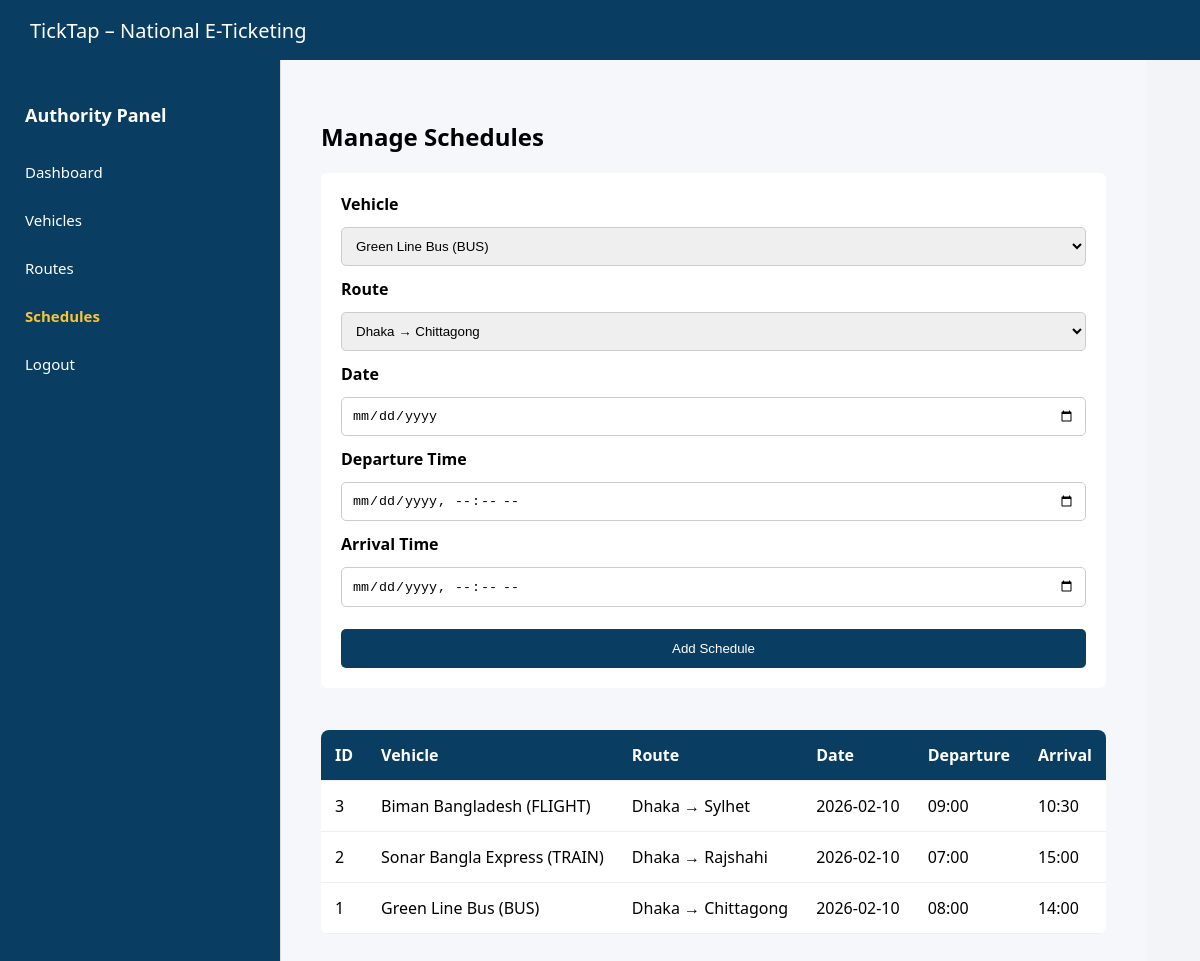
/ui/authority/schedule.php (signed in), run on the app's committed database.
### tables this page shows
CREATE TABLE schedule (
    schedule_id INT PRIMARY KEY AUTO_INCREMENT,
    vehicle_id INT NOT NULL,
    route_id INT NOT NULL,
    departure_time DATETIME NOT NULL,
    arrival_time DATETIME NOT NULL,
    schedule_date DATE NOT NULL,
    FOREIGN KEY (vehicle_id) REFERENCES vehicle(vehicle_id),
    FOREIGN KEY (route_id) REFERENCES route(route_id)
);

CREATE TABLE vehicle (
    vehicle_id INT PRIMARY KEY AUTO_INCREMENT,
    authority_id INT NOT NULL,
    vehicle_type ENUM('BUS','TRAIN','FLIGHT') NOT NULL,
    vehicle_name VARCHAR(100),
    total_seats INT NOT NULL,
    FOREIGN KEY (authority_id) REFERENCES transport_authority(authority_id)
);

CREATE TABLE station (
    station_id INT PRIMARY KEY AUTO_INCREMENT,
    name VARCHAR(100) NOT NULL,
    city VARCHAR(100) NOT NULL
);

### ui/authority/schedule.php (the view, shortened to what this page needs)
<?php
include "../../backend/db.php";
$vehicles = $conn->query("
    SELECT vehicle_id, vehicle_name, vehicle_type
    FROM vehicle
");
$routes = $conn->query("
    SELECT
        r.route_id,
        s1.name AS source,
        s2.name AS destination
    FROM route r
    JOIN station s1 ON r.source_station_id = s1.station_id
    JOIN station s2 ON r.destination_station_id = s2.station_id
");
$schedules = $conn->query("
    SELECT
        sc.schedule_id,
        v.vehicle_name,
        v.vehicle_type,
        s1.name AS source,
        s2.name AS destination,
        sc.schedule_date,
        sc.departure_time,
        sc.arrival_time
    FROM schedule sc
    JOIN vehicle v ON sc.vehicle_id = v.vehicle_id
    JOIN route r ON sc.route_id = r.route_id
    JOIN station s1 ON r.source_station_id = s1.station_id
    JOIN station s2 ON r.destination_station_id = s2.station_id
    ORDER BY sc.schedule_id DESC
");
include ROOT_PATH . "/ui/common/layout-header.php";
?>
<div class="dashboard-layout">
<aside class="sidebar">
    <h3 class="sidebar-title">Authority Panel</h3>
    <a href="dashboard.php">Dashboard</a>
    <a href="vehicle.php">Vehicles</a>
    <a href="route.php">Routes</a>
    <a href="schedule.php" class="active">Schedules</a>
    <a href="../auth/logout.php">Logout</a>
</aside>
<main class="dashboard-content">
<h2>Manage Schedules</h2>
<div class="card">
<form method="POST">
    <label>Vehicle</label>
    <select name="vehicle_id" required>
        <?php while ($v = $vehicles->fetch_assoc()): ?>
            <option value="<?= $v['vehicle_id'] ?>">
                <?= $v['vehicle_name'] ?> (<?= $v['vehicle_type'] ?>)
            </option>
        <?php endwhile; ?>
    </select>
    <label>Route</label>
    <select name="route_id" required>
        <?php while ($r = $routes->fetch_assoc()): ?>
            <option value="<?= $r['route_id'] ?>">
                <?= $r['source'] ?> → <?= $r['destination'] ?>
            </option>
        <?php endwhile; ?>
    </select>
    <label>Date</label>
    <input type="date" name="schedule_date" required>
    <label>Departure Time</label>
    <input type="datetime-local" name="departure_time" required>
    <label>Arrival Time</label>
    <input type="datetime-local" name="arrival_time" required>
    <button>Add Schedule</button>
</form>
</div>
<br>
<table class="data-table">
<tr>
    <th>ID</th>
    <th>Vehicle</th>
    <th>Route</th>
    <th>Date</th>
    <th>Departure</th>
    <th>Arrival</th>
</tr>
<?php while ($s = $schedules->fetch_assoc()): ?>
<tr>
    <td><?= $s['schedule_id'] ?></td>
    <td><?= $s['vehicle_name'] ?> (<?= $s['vehicle_type'] ?>)</td>
    <td><?= $s['source'] ?> → <?= $s['destination'] ?></td>
    <td><?= $s['schedule_date'] ?></td>
    <td><?= date('H:i', strtotime($s['departure_time'])) ?></td>
    <td><?= date('H:i', strtotime($s['arrival_time'])) ?></td>
</tr>
<?php endwhile; ?>
</table>
</main>
</div>
<?php include ROOT_PATH . "/ui/common/layout-footer.php"; ?>

### ui/common/style.css (style rules this page uses)
body { margin: 0; font-family: "Segoe UI", Arial; background: #f2f4f7; }
.sidebar { width: 240px; background: #ffffff; border-right: 1px solid #ddd; padding: 20px; }
.sidebar a { display: block; padding: 12px; margin-bottom: 8px; text-decoration: none; color: #333; border-radius: 4px; }
.card { background: white; padding: 20px; border-radius: 6px; margin-bottom: 20px; }
table { width: 100%; border-collapse: collapse; }
th, td { padding: 12px; border-bottom: 1px solid #ddd; }
button { padding: 8px 14px; background: #0a3d62; color: white; border: none; border-radius: 4px; }
.dashboard-layout { display: flex; min-height: calc(100vh - 120px); }
.sidebar { width: 230px; background: #0a3d62; padding: 25px; color: white; }
.sidebar-title { margin-bottom: 25px; font-size: 18px; }
.sidebar a { display: block; color: white; text-decoration: none; padding: 10px 0; font-size: 15px; }
.sidebar a:hover, .sidebar a.active { font-weight: bold; color: #fbc531; }
.dashboard-content { flex: 1; padding: 40px; background: #f5f7fa; }
.data-table { width: 100%; border-collapse: collapse; background: white; border-radius: 8px; overflow: hidden; }
.data-table th, .data-table td { padding: 14px; border-bottom: 1px solid #eee; text-align: left; }
.data-table th { background: #0a3d62; color: white; }
.card form { display: grid; grid-template-columns: 1fr; gap: 12px; }
.card label { font-weight: 600; }
.card input, .card select { padding: 10px; border-radius: 5px; border: 1px solid #ccc; }
.card button { margin-top: 10px; padding: 12px; background: #0a3d62; color: white; border: none; border-radius: 5px; cursor: pointer; }

### data on the page
schedule: schedule_id "3", vehicle.vehicle_name "Biman Bangladesh", vehicle.vehicle_type "FLIGHT", station.name "Dhaka", station.name "Sylhet", schedule_date "2026-02-10", departure_time "09:00", arrival_time "10:30"
schedule: schedule_id "2", vehicle.vehicle_name "Sonar Bangla Express", vehicle.vehicle_type "TRAIN", station.name "Dhaka", station.name "Rajshahi", schedule_date "2026-02-10", departure_time "07:00", arrival_time "15:00"
schedule: schedule_id "1", vehicle.vehicle_name "Green Line Bus", vehicle.vehicle_type "BUS", station.name "Dhaka", station.name "Chittagong", schedule_date "2026-02-10", departure_time "08:00", arrival_time "14:00"

### other printed values
form field vehicle_id "Green Line Bus (BUS)"
form field route_id "Dhaka → Chittagong"
